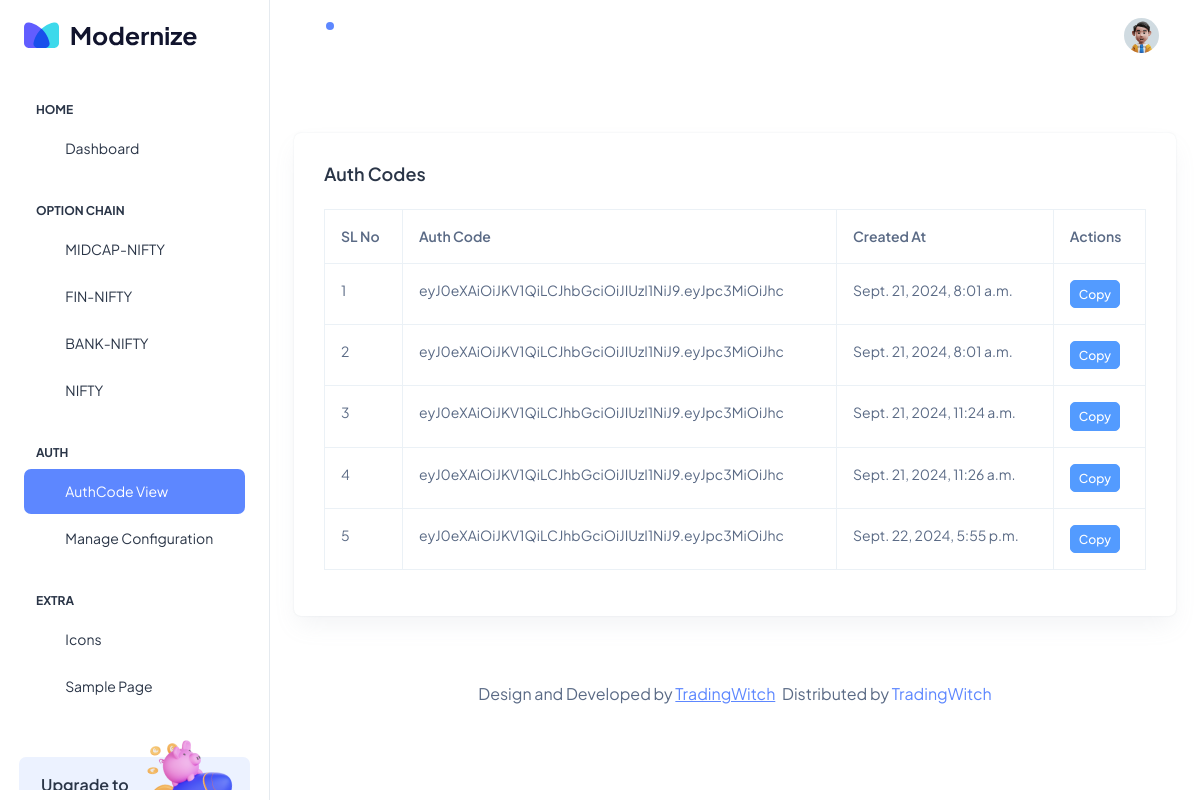
The app's page /authcodes/ with its own data.
### account/models.py (models this page shows, shortened)
class AuthCode(models.Model):
    code = models.CharField(max_length=100, unique=True)  # Adjust max_length as needed
    created_at = models.DateTimeField(auto_now_add=True)  # Timestamp for when the code was created

### account/views.py (the view)
# urls.py: path('authcodes/', views.AuthCodeListView.as_view(), name='authcode-list'),
class AuthCodeListView(TemplateView):
    login_url = '/login'
    template_name = 'dashboard/auth_code_view.html'
    def dispatch(self, request, *args, **kwargs):
        authcodes = AuthCode.objects.all()  # Fetch all products
        context = {'authcodes': authcodes}  # Add them to the context
        return render(request, self.template_name, context)

### templates/dashboard/auth_code_view.html (shortened to what this page needs)
{% extends 'dashboard/index.html' %}
{% load static %}
{% block content %}
<div class="container-fluid" style="max-width:none">
    <div class="card mt-5">
        <div class="card-body">
            <h5 class="card-title fw-semibold mb-4">Auth Codes</h5>
            <div class="table-responsive">
                <table class="table table-bordered">
                    <thead>
                        <tr>
                            <th class="text-nowrap">SL No</th>
                            <th class="text-nowrap">Auth Code</th>
                            <th class="text-nowrap">Created At</th>
                            <th class="text-nowrap">Actions</th>
                        </tr>
                    </thead>
                    <tbody>
                      {% for authcode in authcodes %}
                      <tr>
                          <td>{{ forloop.counter }}</td>
                          <td>{{ authcode.code|slice:":50" }}</td>
                          <td>{{ authcode.created_at }}</td>
                          <td>
                              <button class="btn btn-info btn-sm" onclick="copyToClipboard('{{ authcode.code }}')">Copy</button>
                          </td>
                      </tr>
                      {% endfor %}
                  </tbody>
                </table>
            </div>
        </div>
    </div>
</div>
{% endblock %}

### templates/dashboard/index.html (shortened to what this page needs)
{% load static %}
<!doctype html>
<html lang="en">
<head>
  <link rel="stylesheet" href="{% static 'dashboard/assets/css/styles.min.css' %}" />
</head>
<body>
<div class="page-wrapper" id="main-wrapper" data-layout="vertical" data-navbarbg="skin6" data-sidebartype="full"
    data-sidebar-position="fixed" data-header-position="fixed">
    <aside class="left-sidebar" id="sidebar">
        <div>
            <div class="brand-logo d-flex align-items-center justify-content-between">
                <a href="./index.html" class="text-nowrap logo-img' %}">
                    <img src="{% static 'dashboard/assets/images/logos/dark-logo.svg' %}" width="180" alt="" />
                </a>
            </div>
            <nav class="sidebar-nav scroll-sidebar" data-simplebar="">
                <ul id="sidebarnav">
            <li class="nav-small-cap">
              <span class="hide-menu">Home</span>
            </li>
            <li class="sidebar-item">
              <a class="sidebar-link" href="{% url 'dashboard' %}" aria-expanded="false">
                <span>
                  <i class="ti ti-layout-dashboard"></i>
                </span>
                <span class="hide-menu">Dashboard</span>
              </a>
            </li>
            <li class="nav-small-cap">
              <span class="hide-menu">OPTION CHAIN</span>
            </li>
            <li class="sidebar-item">
              <a class="sidebar-link" href="./ui-buttons.html" aria-expanded="false">
                <span>
                  <i class="ti ti-article"></i>
                </span>
                <span class="hide-menu">MIDCAP-NIFTY</span>
              </a>
            </li>
            <li class="sidebar-item">
              <a class="sidebar-link" href="./ui-alerts.html" aria-expanded="false">
                <span>
                  <i class="ti ti-alert-circle"></i>
                </span>
                <span class="hide-menu">FIN-NIFTY</span>
              </a>
            </li>
            <li class="sidebar-item">
              <a class="sidebar-link" href="./ui-card.html" aria-expanded="false">
                <span>
                  <i class="ti ti-cards"></i>
                </span>
                <span class="hide-menu">BANK-NIFTY</span>
              </a>
            </li>
            <li class="sidebar-item">
              <a class="sidebar-link" href="./ui-forms.html" aria-expanded="false">
                <span>
                  <i class="ti ti-file-description"></i>
                </span>
                <span class="hide-menu">NIFTY</span>
              </a>
            </li>
            <li class="nav-small-cap">
              <span class="hide-menu">AUTH</span>
            </li>
            <li class="sidebar-item">
              <a class="sidebar-link" href="{% url 'authcode-list' %}" aria-expanded="false">
                <span>
                  <i class="ti ti-login"></i>
                </span>
                <span class="hide-menu">AuthCode View</span>
              </a>
            </li>
            <li class="sidebar-item">
              <a class="sidebar-link" href="{% url 'trading_configurations_list' %}" aria-expanded="false">
                <span>
                  <i class="ti ti-user-plus"></i>
                </span>
                <span class="hide-menu">Manage Configuration</span>
              </a>
            </li>
            <li class="nav-small-cap">
              <span class="hide-menu">EXTRA</span>
            </li>
            <li class="sidebar-item">
              <a class="sidebar-link" href="./icon-tabler.html" aria-expanded="false">
                <span>
                  <i class="ti ti-mood-happy"></i>
                </span>
                <span class="hide-menu">Icons</span>
              </a>
            </li>
            <li class="sidebar-item">
              <a class="sidebar-link" href="./sample-page.html" aria-expanded="false">
                <span>
                  <i class="ti ti-aperture"></i>
                </span>
                <span class="hide-menu">Sample Page</span>
              </a>
            </li>
          </ul>
          <div class="unlimited-access hide-menu bg-light-primary position-relative mb-7 mt-5 rounded">
            <div class="d-flex">
              <div class="unlimited-access-title me-3">
                <h6 class="fw-semibold fs-4 mb-6 text-dark w-85">Upgrade to pro</h6>
              </div>
              <div class="unlimited-access-img">
                <img src="{% static 'dashboard/assets/images/backgrounds/rocket.png' %}" alt="" class="img-fluid">
              </div>
            </div>
          </div>
        </nav>
      </div>
    </aside>
    <div class="body-wrapper">
      <header class="app-header">
        <nav class="navbar navbar-expand-lg navbar-light">
          <ul class="navbar-nav">
            <li class="nav-item">
              <a class="nav-link nav-icon-hover" href="javascript:void(0)">
                <i class="ti ti-bell-ringing"></i>
                <div class="notification bg-primary rounded-circle"></div>
              </a>
            </li>
          </ul>
          <div class="navbar-collapse justify-content-end px-0" id="navbarNav">
            <ul class="navbar-nav flex-row ms-auto align-items-center justify-content-end">
              <li class="nav-item dropdown">
                <a class="nav-link nav-icon-hover" href="javascript:void(0)" id="drop2" data-bs-toggle="dropdown"
                  aria-expanded="false">
                  <img src="{% static 'dashboard/assets/images/profile/user-1.jpg' %}" alt="" width="35" height="35" class="rounded-circle">
                </a>
              </li>
            </ul>
          </div>
        </nav>
      </header>
      {% block content %}{% endblock %}
        <div class="py-6 px-6 text-center">
          <p class="mb-0 fs-4">Design and Developed by <a href="https://adminmart.com/" target="_blank" class="pe-1 text-primary text-decoration-underline">TradingWitch</a> Distributed by <a href="https://themewagon.com">TradingWitch</a></p>
        </div>
      </div>
    </div>
</body>
</html>

### records on screen
AuthCode: code "eyJ0eXAiOiJKV1QiLCJhbGciOiJIUzI1NiJ9.eyJpc3MiOiJhc", created_at "Sept. 21, 2024, 8:01 a.m."
AuthCode: code "eyJ0eXAiOiJKV1QiLCJhbGciOiJIUzI1NiJ9.eyJpc3MiOiJhc", created_at "Sept. 21, 2024, 8:01 a.m."
AuthCode: code "eyJ0eXAiOiJKV1QiLCJhbGciOiJIUzI1NiJ9.eyJpc3MiOiJhc", created_at "Sept. 21, 2024, 11:24 a.m."
AuthCode: code "eyJ0eXAiOiJKV1QiLCJhbGciOiJIUzI1NiJ9.eyJpc3MiOiJhc", created_at "Sept. 21, 2024, 11:26 a.m."
AuthCode: code "eyJ0eXAiOiJKV1QiLCJhbGciOiJIUzI1NiJ9.eyJpc3MiOiJhc", created_at "Sept. 22, 2024, 5:55 p.m."
